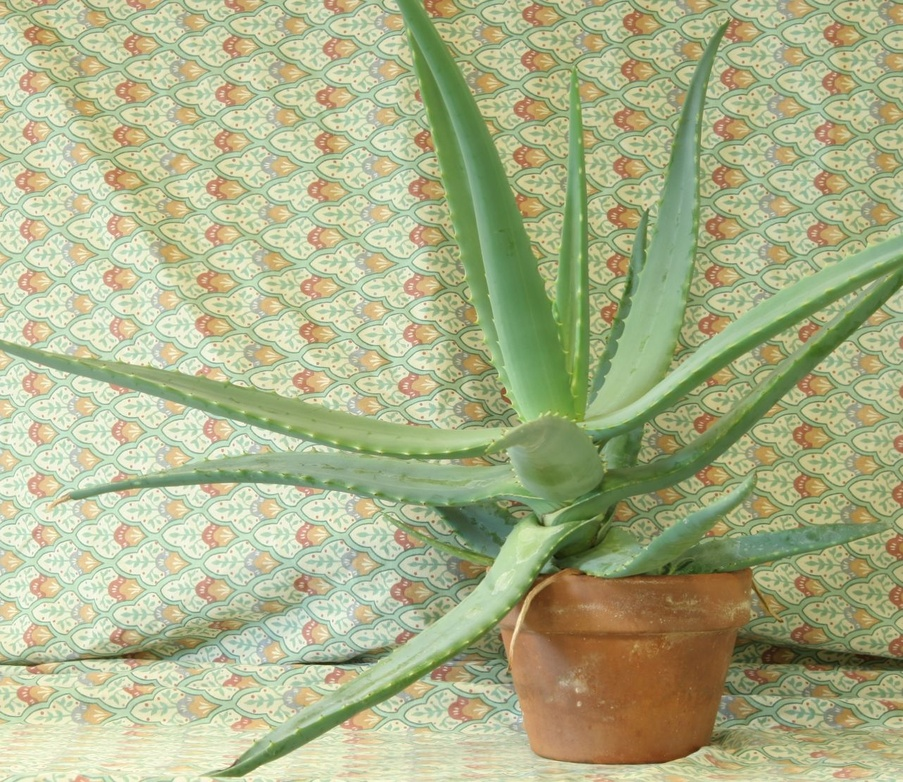
#> input picture aloeL.jpg, 903 x 782 px, shrunk from 1282 x 1110 before the run
$ python main.py
#> lines starting #> are read from the running program, lines starting #| are printed output that depends on the picture; after the words box and inside, x2 and y2 are one past the last pixel; in counts of white or black regions, pixels touching at a corner belong together
import cv2
import numpy as np

FOCAL_LENGTH = 700.0
BASELINE = 0.12
MIN_DISPARITY = 1.0  # depth = f*B/d diverges when disparity is near zero

def load_gray(path):
    image = cv2.imread(path, cv2.IMREAD_GRAYSCALE)
    if image is None:
        raise FileNotFoundError(path)
    result = image
    return result

def create_matcher():
    block = 5
    matcher = cv2.StereoSGBM_create(minDisparity=0, numDisparities=128, blockSize=block, P1=8 * block**2, P2=32 * block**2, disp12MaxDiff=1, uniquenessRatio=10, speckleWindowSize=100, speckleRange=2, mode=cv2.STEREO_SGBM_MODE_SGBM_3WAY)
    result = matcher
    return result

def compute_disparity(left, right):
    matcher = create_matcher()
    raw = matcher.compute(left, right).astype(np.float32)
    disparity = raw / 16.0  # SGBM stores 4 fractional bits in fixed point
    result = disparity
    return result

def compute_depth(disparity, focal_length, baseline):
    valid = disparity >= MIN_DISPARITY
    depth = np.full(disparity.shape, np.nan, dtype=np.float32)
    depth[valid] = focal_length * baseline / disparity[valid]
    result = depth
    return result

def normalize_map(values):
    valid = np.isfinite(values)
    display = np.zeros(values.shape, dtype=np.uint8)
    display[valid] = cv2.normalize(values[valid], None, 0, 255, cv2.NORM_MINMAX).ravel()
    result = display
    return result

def scale_percentile(values, low, high):
    vmin, vmax = np.percentile(values, [low, high])
    if vmax <= vmin:
        result = np.full(values.shape, 128, dtype=np.uint8)
        return result
    normed = (np.clip(values, vmin, vmax) - vmin) / (vmax - vmin) * 255
    result = normed.astype(np.uint8)
    return result

def normalize_map_percentile(values, low=2, high=98):
    valid = np.isfinite(values)
    display = np.zeros(values.shape, dtype=np.uint8)
    if np.any(valid):
        display[valid] = scale_percentile(values[valid], low, high)  # outlier-resistant depth display
    result = display
    return result

def colorize(values, normalize=normalize_map):
    normalized = normalize(values)
    colored = cv2.applyColorMap(normalized, cv2.COLORMAP_TURBO)
    result = colored
    return result

def save_maps(disparity, depth):
    cv2.imwrite("disparity.png", colorize(disparity))
    cv2.imwrite("depth.png", colorize(depth, normalize=normalize_map_percentile))

def main():
    left = load_gray("aloeL.jpg")
    right = load_gray("aloeR.jpg")
#> call 2 of load_gray, with path = 'aloeR.jpg'
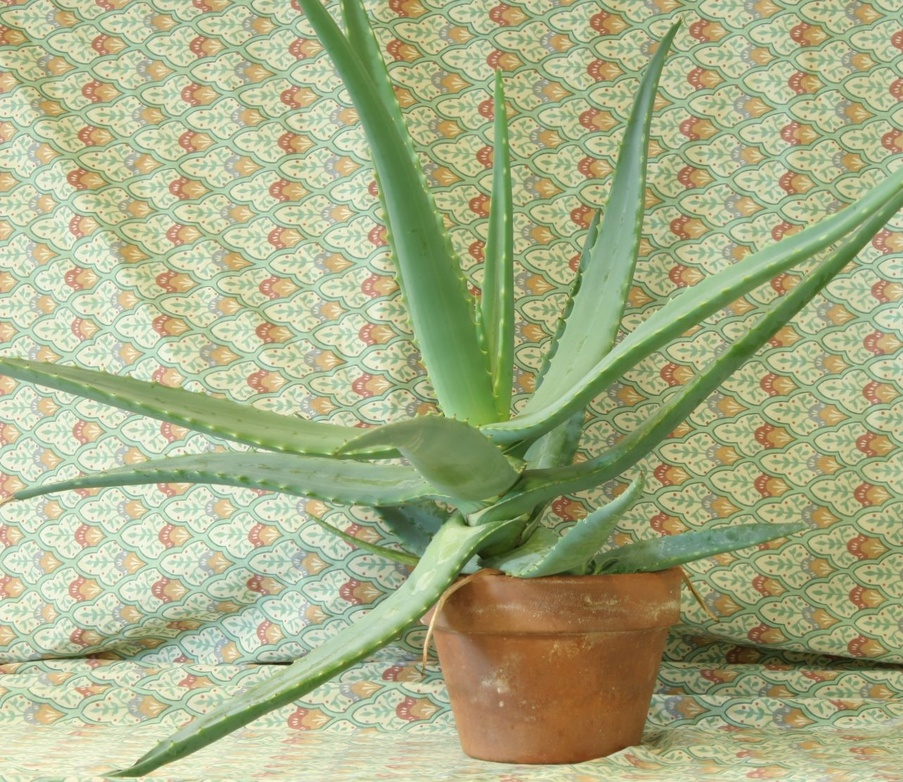
#> input picture aloeR.jpg, 903 x 782 px, shrunk from 1282 x 1110 before the run
    disparity = compute_disparity(left, right)
    depth = compute_depth(disparity, FOCAL_LENGTH, BASELINE)
#> in compute_depth, `valid = disparity >= MIN_DISPARITY`:
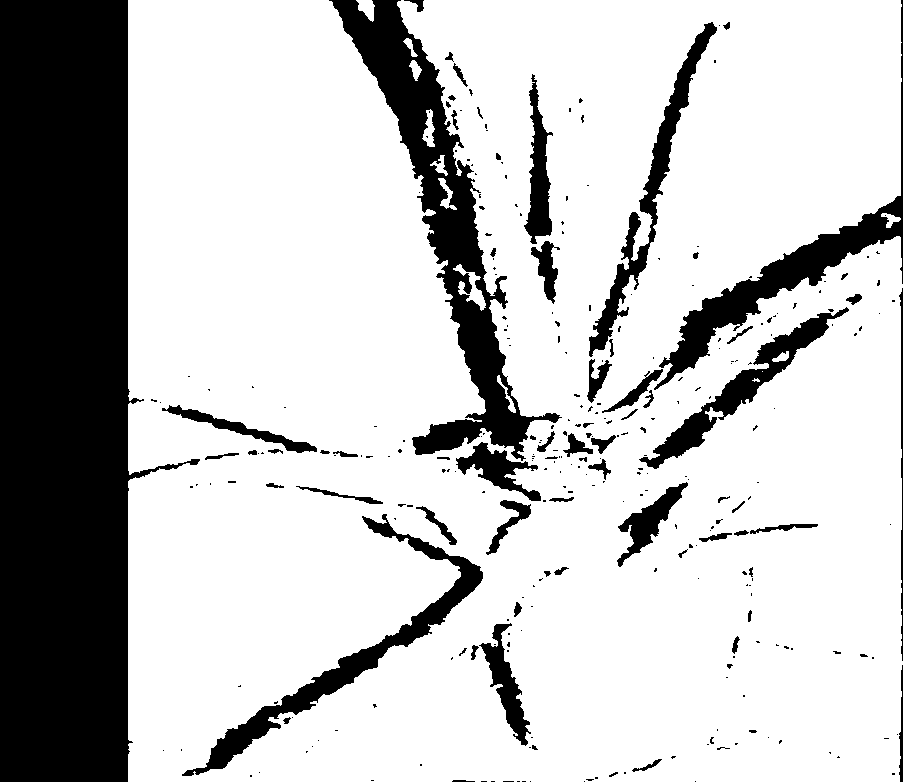
#> valid: shape (782, 903) bool; 76.4% white; 303 black regions (231 under 20 px), largest, box (x1, y1, x2, y2) and area: (0, 0, 200, 782) 100482, (329, 0, 562, 461) 21819, (654, 0, 903, 390) 8957
#> in compute_depth, `depth[valid] = focal_length * baseline / disparity[valid]`:
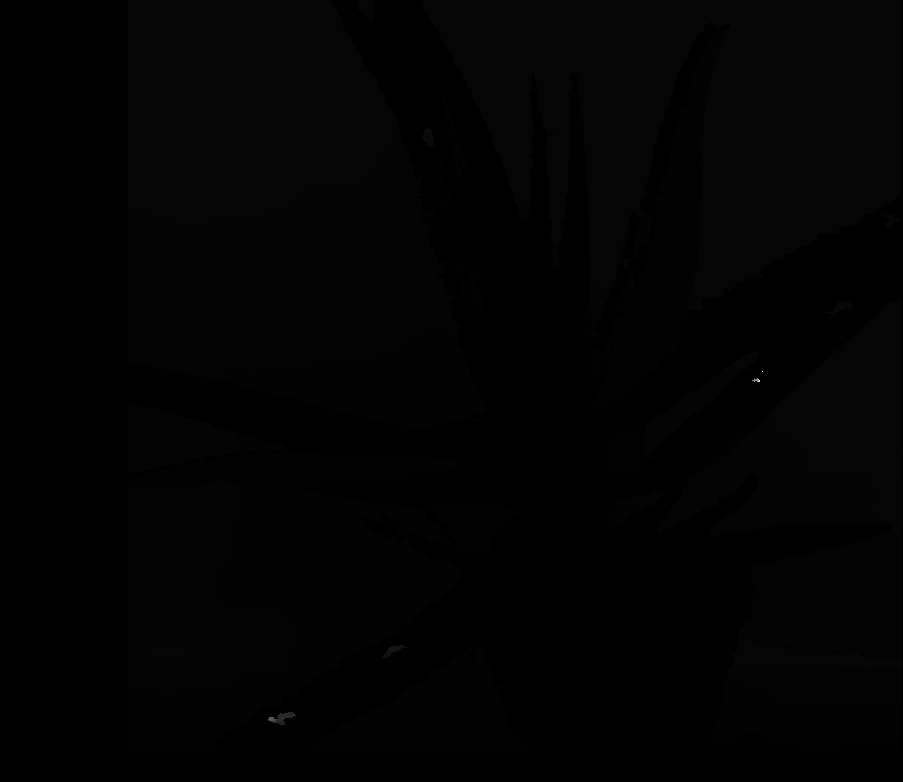
#> depth: shape (782, 903) float32; 23.61% of the values are NaN or infinite; the others: min 0.661, max 79.06, mean 1.78; drawn with min black, max white, NaN and infinite black
    save_maps(disparity, depth)
#> in normalize_map, `valid = np.isfinite(values)`: valid: shape (782, 903) bool; every value is 1
#> in colorize, `colored = cv2.applyColorMap(normalized, cv2.COLORMAP_TURBO)`:
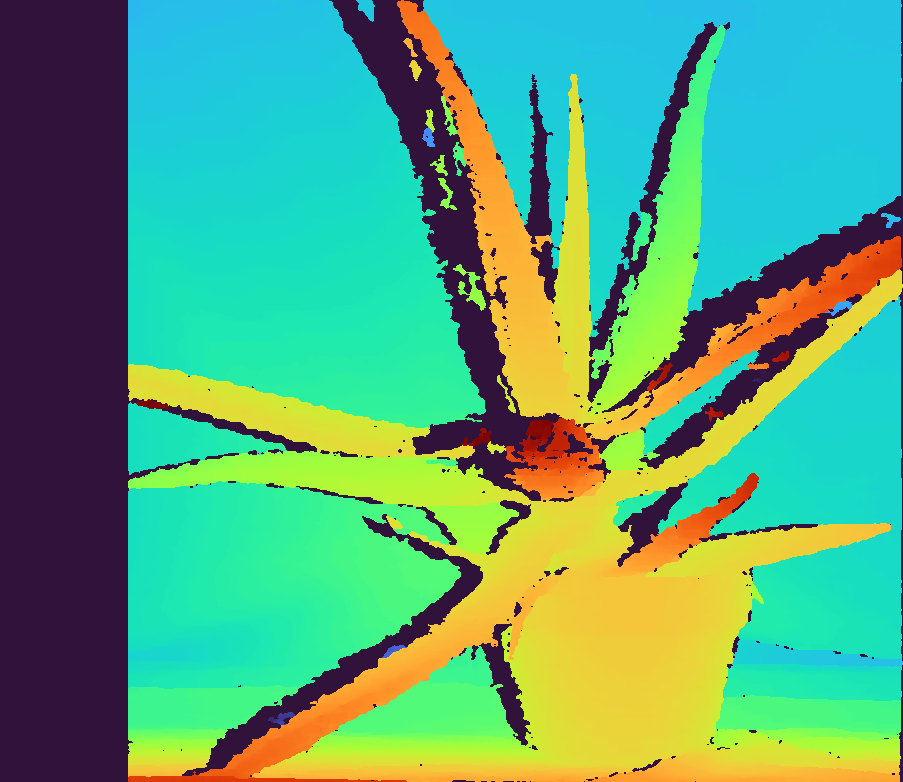
#> colored: shape (782, 903, 3); mean B, G, R 122.9, 166.9, 88.1
#> in scale_percentile, `vmin, vmax = np.percentile(values, [low, high])`: vmin = 0.842; vmax = 2.56
#> in normalize_map_percentile, `display[valid] = scale_percentile(values[valid], low, high)`:
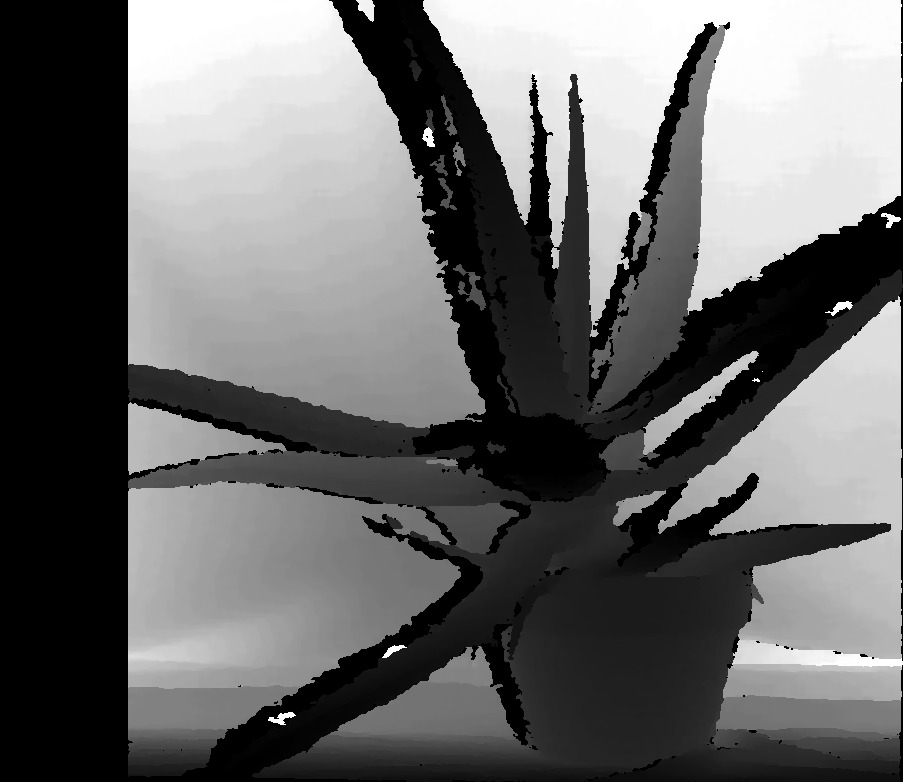
#> display: shape (782, 903); min 0, max 255, mean 105.3
#> in colorize (call 2), `colored = cv2.applyColorMap(normalized, cv2.COLORMAP_TURBO)`:
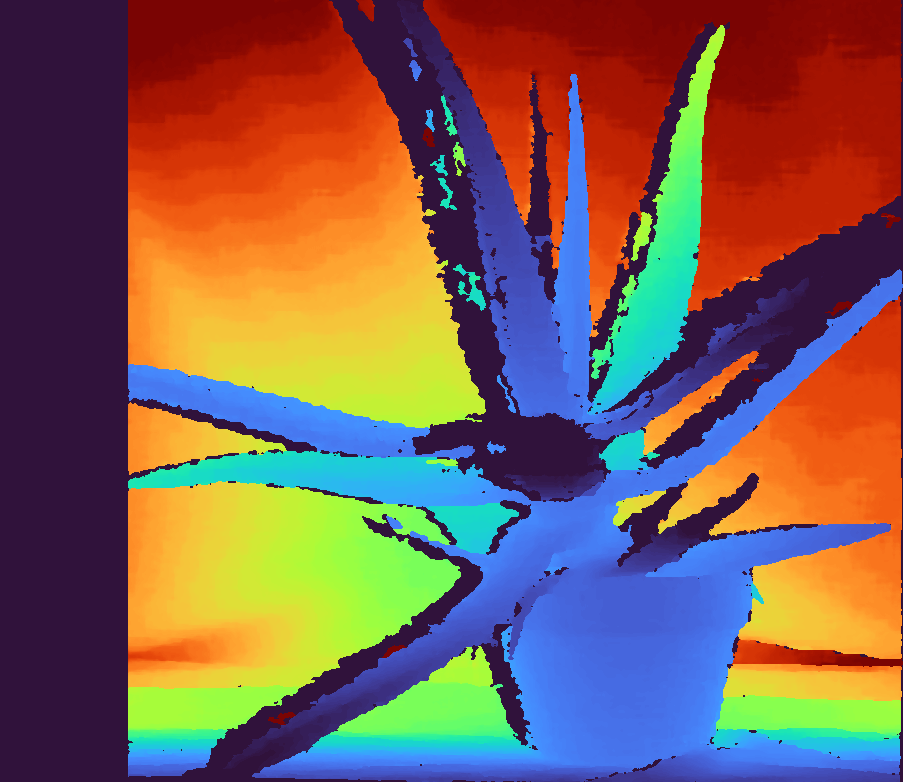
#> colored: shape (782, 903, 3); mean B, G, R 83.9, 96, 126.7

if __name__ == "__main__":
    main()
